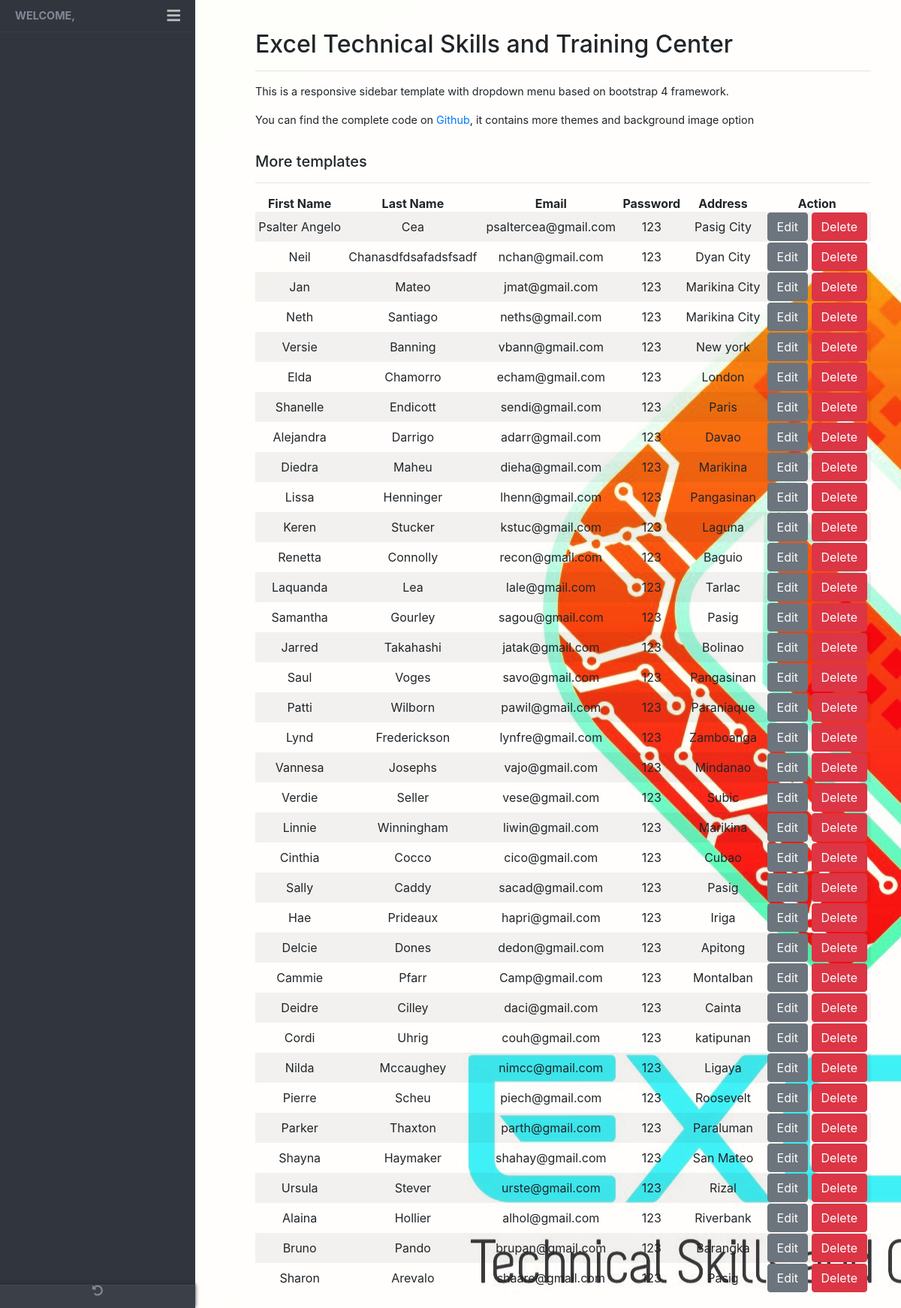
The page /SeyProject/student.php on the database its author committed.
### tables this page shows
CREATE TABLE `student_tbl` (
  `stdid` int(11) NOT NULL,
  `stdFname` varchar(255) NOT NULL,
  `stdLname` varchar(255) NOT NULL,
  `stdEmail` varchar(255) NOT NULL,
  `userLvl` varchar(255) NOT NULL,
  `stdPass` varchar(255) NOT NULL,
  `stdAdd` varchar(255) NOT NULL
);

### SeyProject/student.php (the view, shortened to what this page needs)
<?php
  require_once('config/dbconnection.php');
  include('sidebar.php');
  $query = "SELECT * FROM student_tbl";
  $result = mysqli_query($conn, $query);
  $all = mysqli_fetch_all($result,MYSQLI_ASSOC);
?>
  <main class="page-content">
    <div class="container-fluid">
      <h2>Excel Technical Skills and Training Center</h2>
      <hr>
      <div class="row">
        <div class="form-group col-md-12">
          <p>This is a responsive sidebar template with dropdown menu based on bootstrap 4 framework.</p>
          <p> You can find the complete code on <a href="https://github.com/azouaoui-med/pro-sidebar-template" target="_blank">
              Github</a>, it contains more themes and background image option</p>
        </div>
      </div>
      <h5>More templates</h5>
      <hr>
      <div id="no-more-tables">
            <table class="col-md-12 table-striped cf text-center">
        		<thead class="cf">
        			<tr>
        				<th class="numeric">First Name</th>
        				<th class="numeric">Last Name</th>
        				<th class="numeric">Email</th>
                <th class="numeric">Password</th>
        				<th class="numeric">Address</th>
                <th class="numeric">Action</th>
        			</tr>
        		</thead>
        		<tbody>
            <?php foreach($all as $user):?>
        			<tr>
        				<td data-title="First Name"><?php echo $user['stdFname'];?></td>
        				<td data-title="Last Name"><?php echo  $user['stdLname'];?></td>
        				<td data-title="Email" class="numeric"><?php echo $user['stdEmail'];?></td>
        				<td data-title="Password" class="numeric"><?php echo $user['stdPass'];?></td>
        				<td data-title="Address" class="numeric"><?php echo $user['stdAdd'];?></td>
        				<td data-title="Action" class="numeric"><a href="editstudent.php?id=<?php echo $user['stdid']; ?>" class="btn btn-secondary">Edit</a> 	<a href="deletestudent.php?id=<?php echo $user['stdid']; ?>" class="btn btn-danger">Delete</a></td>
        			</tr>
            <?php endforeach;?>
        		</tbody>
        	</table>
        </div>
  </main>

### SeyProject/css/main.css (style rules this page uses)
body { font-size: 0.9rem; }
.page-wrapper .sidebar-wrapper, .sidebar-wrapper .sidebar-brand > a, .sidebar-wrapper .sidebar-dropdown > a:after, .sidebar-wrapper .sidebar-menu .sidebar-dropdown .sidebar-submenu li a:before, .sidebar-wrapper ul li a i, .page-wrapper .page-content, .sidebar-wrapper .sidebar-search input.search-menu, .sidebar-wrapper .sidebar-search .input-group-text, .sidebar-wrapper .sidebar-menu ul li a, #show-sidebar, #close-sidebar { -webkit-transition: all 0.3s ease; -moz-transition: all 0.3s ease; -ms-transition: all 0.3s ease; -o-transition: all 0.3s ease; transition: all 0.3s ease; }
@media screen and (min-width: 768px) { .page-wrapper.toggled .page-content { padding-left: 300px; } }
.page-wrapper .page-content { display: inline-block; width: 100%; padding-left: 0px; padding-top: 20px; background-image: url("../excellogo/logo2.jpg"); }
.page-wrapper .page-content > div { padding: 20px 40px; }
.page-wrapper .page-content { overflow-x: hidden; }

### rows shown on the page
student_tbl: stdFname "Psalter Angelo", stdLname "Cea", stdEmail "psaltercea@gmail.com", stdPass "123", stdAdd "Pasig City"
student_tbl: stdFname "Neil", stdLname "Chanasdfdsafadsfsadf", stdEmail "nchan@gmail.com", stdPass "123", stdAdd "Dyan City"
student_tbl: stdFname "Jan", stdLname "Mateo", stdEmail "jmat@gmail.com", stdPass "123", stdAdd "Marikina City"
student_tbl: stdFname "Neth", stdLname "Santiago", stdEmail "neths@gmail.com", stdPass "123", stdAdd "Marikina City"
student_tbl: stdFname "Versie", stdLname "Banning", stdEmail "vbann@gmail.com", stdPass "123", stdAdd "New york"
student_tbl: stdFname "Elda", stdLname "Chamorro", stdEmail "echam@gmail.com", stdPass "123", stdAdd "London"
student_tbl: stdFname "Shanelle", stdLname "Endicott", stdEmail "sendi@gmail.com", stdPass "123", stdAdd "Paris"
student_tbl: stdFname "Alejandra", stdLname "Darrigo", stdEmail "adarr@gmail.com", stdPass "123", stdAdd "Davao"
student_tbl: stdFname "Diedra", stdLname "Maheu", stdEmail "dieha@gmail.com", stdPass "123", stdAdd "Marikina"
student_tbl: stdFname "Lissa", stdLname "Henninger", stdEmail "lhenn@gmail.com", stdPass "123", stdAdd "Pangasinan"
student_tbl: stdFname "Keren", stdLname "Stucker", stdEmail "kstuc@gmail.com", stdPass "123", stdAdd "Laguna"
student_tbl: stdFname "Renetta", stdLname "Connolly", stdEmail "recon@gmail.com", stdPass "123", stdAdd "Baguio"
student_tbl: stdFname "Laquanda", stdLname "Lea", stdEmail "lale@gmail.com", stdPass "123", stdAdd "Tarlac"
student_tbl: stdFname "Samantha", stdLname "Gourley", stdEmail "sagou@gmail.com", stdPass "123", stdAdd "Pasig"
student_tbl: stdFname "Jarred", stdLname "Takahashi", stdEmail "jatak@gmail.com", stdPass "123", stdAdd "Bolinao"
student_tbl: stdFname "Saul", stdLname "Voges", stdEmail "savo@gmail.com", stdPass "123", stdAdd "Pangasinan"
student_tbl: stdFname "Patti", stdLname "Wilborn", stdEmail "pawil@gmail.com", stdPass "123", stdAdd "Paraniaque"
student_tbl: stdFname "Lynd", stdLname "Frederickson", stdEmail "lynfre@gmail.com", stdPass "123", stdAdd "Zamboanga"
student_tbl: stdFname "Vannesa", stdLname "Josephs", stdEmail "vajo@gmail.com", stdPass "123", stdAdd "Mindanao"
student_tbl: stdFname "Verdie", stdLname "Seller", stdEmail "vese@gmail.com", stdPass "123", stdAdd "Subic"
student_tbl: stdFname "Linnie", stdLname "Winningham", stdEmail "liwin@gmail.com", stdPass "123", stdAdd "Marikina"
student_tbl: stdFname "Cinthia", stdLname "Cocco", stdEmail "cico@gmail.com", stdPass "123", stdAdd "Cubao"
student_tbl: stdFname "Sally", stdLname "Caddy", stdEmail "sacad@gmail.com", stdPass "123", stdAdd "Pasig"
student_tbl: stdFname "Hae", stdLname "Prideaux", stdEmail "hapri@gmail.com", stdPass "123", stdAdd "Iriga"
student_tbl: stdFname "Delcie", stdLname "Dones", stdEmail "dedon@gmail.com", stdPass "123", stdAdd "Apitong"
student_tbl: stdFname "Cammie", stdLname "Pfarr", stdEmail "Camp@gmail.com", stdPass "123", stdAdd "Montalban"
student_tbl: stdFname "Deidre", stdLname "Cilley", stdEmail "daci@gmail.com", stdPass "123", stdAdd "Cainta"
student_tbl: stdFname "Cordi", stdLname "Uhrig", stdEmail "couh@gmail.com", stdPass "123", stdAdd "katipunan"
student_tbl: stdFname "Nilda", stdLname "Mccaughey", stdEmail "nimcc@gmail.com", stdPass "123", stdAdd "Ligaya"
student_tbl: stdFname "Pierre", stdLname "Scheu", stdEmail "piech@gmail.com", stdPass "123", stdAdd "Roosevelt"
student_tbl: stdFname "Parker", stdLname "Thaxton", stdEmail "parth@gmail.com", stdPass "123", stdAdd "Paraluman"
student_tbl: stdFname "Shayna", stdLname "Haymaker", stdEmail "shahay@gmail.com", stdPass "123", stdAdd "San Mateo"
student_tbl: stdFname "Ursula", stdLname "Stever", stdEmail "urste@gmail.com", stdPass "123", stdAdd "Rizal"
student_tbl: stdFname "Alaina", stdLname "Hollier", stdEmail "alhol@gmail.com", stdPass "123", stdAdd "Riverbank"
student_tbl: stdFname "Bruno", stdLname "Pando", stdEmail "brupan@gmail.com", stdPass "123", stdAdd "Barangka"
student_tbl: stdFname "Sharon", stdLname "Arevalo", stdEmail "shaare@gmail.com", stdPass "123", stdAdd "Pasig"
